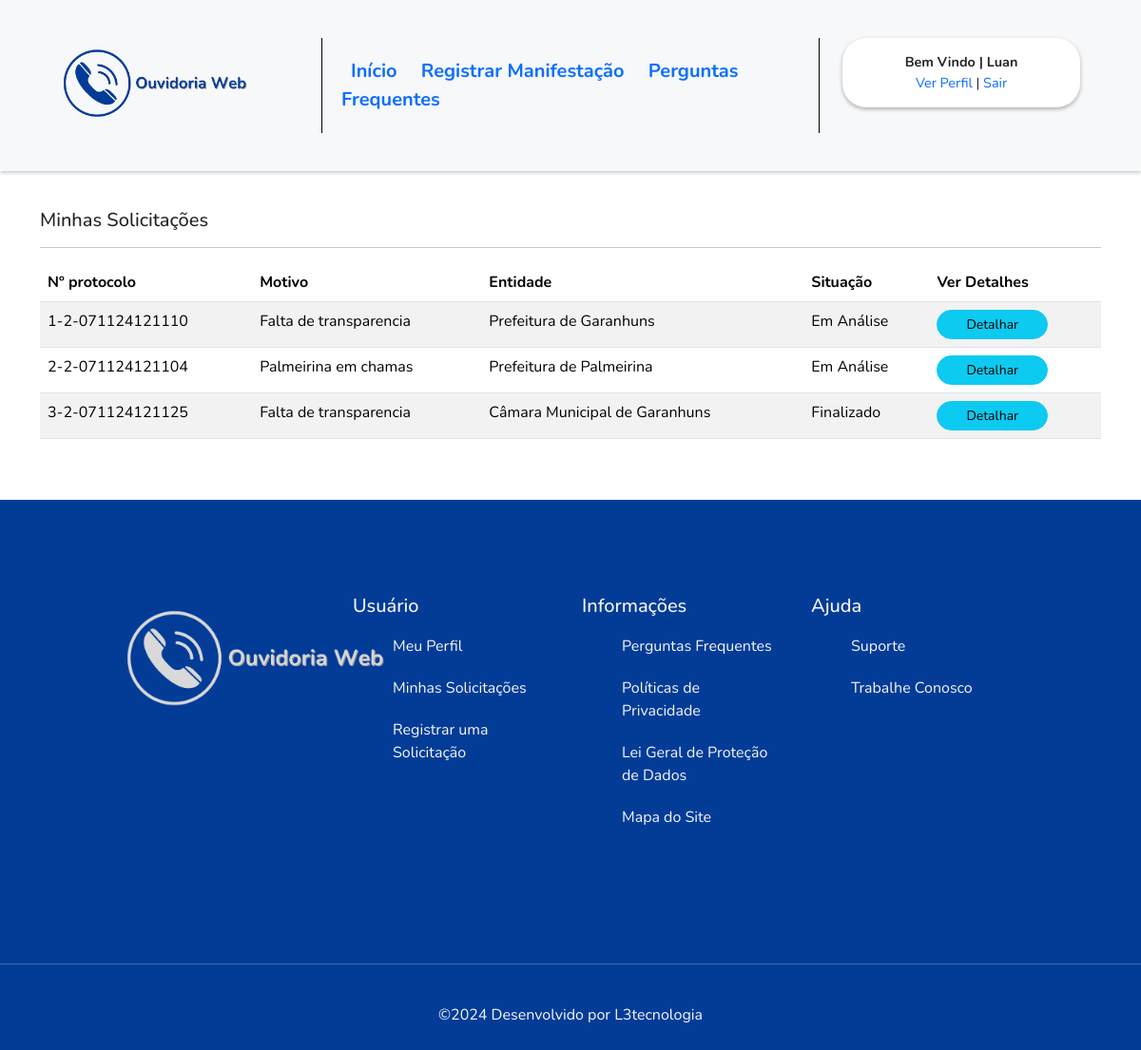
The page /minhas_manifestacoes.php (signed in) on the database as committed earlier.
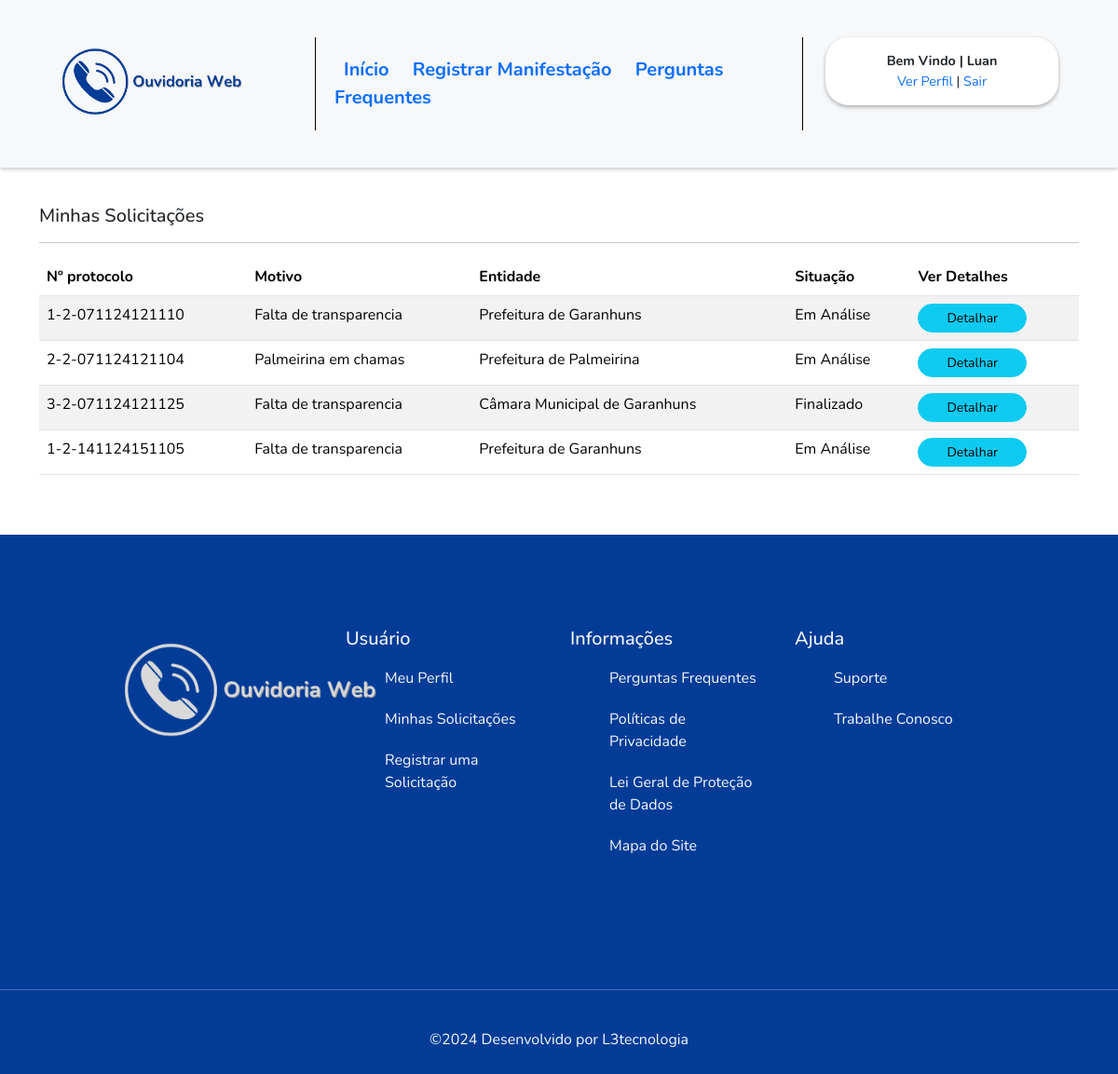
The same page on the database as committed later.
### tables this page shows
CREATE TABLE `tb_manifestacoes` (
  `id_manifestacao` int(11) NOT NULL,
  `motivo_manifestacao` varchar(100) NOT NULL,
  `id_entidade_manifestacao` int(11) NOT NULL,
  `id_tipo_manifestacao` int(11) NOT NULL,
  `conteudo_manifestacao` text NOT NULL,
  `observacoes_manifestacao` text NOT NULL,
  `local_manifestacao` varchar(200) NOT NULL,
  `arquivo_manifestacao` varchar(200) NOT NULL,
  `id_usuario_manifestacao` int(11) NOT NULL,
  `status_manifestacao` varchar(1) NOT NULL,
  `data_manifestacao` date NOT NULL,
  `protocolo_manifestacao` varchar(100) NOT NULL
);

CREATE TABLE `tb_entidades` (
  `id_entidade` int(11) NOT NULL,
  `nome_entidade` varchar(200) NOT NULL,
  `email_entidade` varchar(200) NOT NULL,
  `telefone_entidade` varchar(20) NOT NULL
);

### provedores/Classes.php (called while the page is built, shortened)
<?php
class Manifestacoes implements interface_manifestacoes {
    private $conexao;
    public function __construct()
    {
        $this->conexao = new Conexao;
    }
    public function chama_minhas_manifestacoes($id_usuario_manifestacao){
        $query = "SELECT m.id_manifestacao,
                        m.protocolo_manifestacao,
                        m.motivo_manifestacao,
                        m.status_manifestacao,
                        e.nome_entidade
                FROM tb_manifestacoes m
                JOIN tb_entidades e ON e.id_entidade = m.id_entidade_manifestacao
                WHERE m.id_usuario_manifestacao = :id_usuario_manifestacao";
        try {
            $conn = $this->conexao->Conectar();
            $stmt = $conn->prepare($query);
            $stmt->bindValue(':id_usuario_manifestacao', $id_usuario_manifestacao);
            $stmt->execute();
            return $r = $stmt->fetchAll(PDO::FETCH_ASSOC);
        } catch (PDOException $e) {
            throw new Exception('Erro chamar as manifestações: ' . $e->getMessage());
        }
    }
}

### minhas_manifestacoes.php (the view, shortened to what this page needs)
<?php
require_once 'provedores/Classes.php';
require_once 'controladores/Controller.php';
$Manifestacoes = new Manifestacoes;
$minhas_manifetacoes = $Manifestacoes->chama_minhas_manifestacoes($_SESSION['id_usuario'], $_SESSION['id_entidade']);
?>
<div class="container mt-4">
    <div class="row">
        <div class="mt-3">
            <h5>Minhas Solicitações</h5>
            <hr>
        </div>
        <div>
            <table class="table table-striped sua-tabela" id="myTable">
                <thead>
                    <tr>
                        <th>Nº protocolo</th>
                        <th>Motivo</th>
                        <th>Entidade</th>
                        <th>Situação</th>
                        <th>Ver Detalhes</th>
                    </tr>
                </thead>
                <tbody>
                <?php foreach($minhas_manifetacoes as $manifestacao) {?>
                    <tr>
                        <td><?=$manifestacao['protocolo_manifestacao']?></td>
                        <td><?=$manifestacao['motivo_manifestacao']?></td>
                        <td><?=$manifestacao['nome_entidade']?></td>
                        <?php if($manifestacao['status_manifestacao'] == 'A') {
                            $manifestacao['status_manifestacao'] = 'Em Análise';
                        } else {
                            $manifestacao['status_manifestacao'] = 'Finalizado';
                        } ?>
                        <td><?=$manifestacao['status_manifestacao']?></td>
                        <td><a href="manifestacao.php?id_manifestacao=<?=$manifestacao['id_manifestacao']?>" class="btn1 btn btn-sm btn-info">Detalhar</a></td>
                    </tr>
                <?php } ?>
                </tbody>
            </table>
        </div>
    </div>
</div>
<?php include_once 'controladores/Footer.php' ?>

### controladores/Controller.php (shortened to what this page needs)
<!doctype html>
<html lang="pt-br">
<head>
    <link rel="stylesheet" href="assets/css/style.css">
    <link rel="stylesheet" href="https://cdn.datatables.net/2.0.3/css/dataTables.dataTables.css">
    <link href="https://cdn.jsdelivr.net/npm/bootstrap@5.3.3/dist/css/bootstrap.min.css" rel="stylesheet">
</head>
<body>
    <header>
        <nav class="nav_controller navbar d-none d-lg-block d-xl-block d-xxl-block">
            <div class="container-fluid">
                <div class="container ">
                    <div class="row ">
                        <div class="col-3 col-xl-3 col-lg-3">
                            <a href="dashboard.php"><img src="assets/images/logo_ouvidoria.png" width="200px" alt="Ouvidoria Web"></a>
                        </div>
                        <div class="col-6 col-xl-6 col-lg-6">
                            <div class="cont_sessao2">
                                <span class="spanPersonal">
                                    <strong><a class="aPersonal" href="dashboard.php">Início</a></strong>
                                </span>
                                <span class="spanPersonal">
                                    <strong><a class="aPersonal" href="dashboard.php#main">Registrar Manifestação</a></strong>
                                </span>
                                <span class="spanPersonal">
                                    <strong><a class="aPersonal" href="">Perguntas Frequentes</a></strong>
                                </span>
                            </div>
                        </div>
                        <div class="col-3 col-xl-3 col-lg-3  text-end">
                            <div class="cont_sessao text-center">
                                <strong>Bem Vindo | <?= $_SESSION['nome_usuario'] ?></strong></br>
                                <a href="perfil.php">Ver Perfil</a> | <a href="sair.php">Sair </a>
                            </div>
                        </div>
                    </div>
                </div>
            </div>
        </nav>
    </header>
    <main>

### controladores/Footer.php (shortened to what this page needs)
<footer class="mt-5">
    <div class="container">
        <div class="row">
            <div class="col-lg-3 col-xl-3 col-xxl-3 col-sm-12 col-md-12 logo_footer">
                <img src="assets/images/ouvidoria_web_branco.png" width="280px" alt="Ouvidoria Web">
            </div>
            <div class="col-3 col-lg-3 col-xl-3 col-xxl-3 col-sm-12 col-md-12 logo_footer">
                <h5>Usuário</h5>
                <ul>
                    <li><a href="perfil.php">Meu Perfil</a></li>
                    <li><a href="minhas_manifestacoes.php">Minhas Solicitações</a></li>
                    <li><a href="dashboard.php#main">Registrar uma Solicitação</a></li>
                </ul>
            </div>
            <div class="col-lg-3 col-xl-3 col-xxl-3 col-sm-12 col-md-12 logo_footer">
                <h5>Informações</h5>
                <ul>
                    <li><a href="">Perguntas Frequentes</a></li>
                    <li><a href="">Políticas de Privacidade</a></li>
                    <li><a href="">Lei Geral de Proteção de Dados</a></li>
                    <li><a href="">Mapa do Site</a></li>
                </ul>
            </div>
            <div class="col-lg-3 col-xl-3 col-xxl-3 col-sm-12 col-md-12 logo_footer">
            <h5>Ajuda</h5>
                <ul>
                    <li><a href="">Suporte</a></li>
                    <li><a href="">Trabalhe Conosco</a></li>
                    <li><a href=""></a></li>
                    <li><a href=""></a></li>
                </ul>
            </div>
        </div>
    </div>
    <hr>
    <div class="text-center">
        <div class="subfooter">
            &copy;<?= date('Y')?>  Desenvolvido por L3tecnologia
        </div>
    </div>
</footer>
</main>
</body>
</html>

### assets/css/style.css (style rules this page uses)
:root { --white: #fff; --backpadrao: #f6f8fa !important; --cor_padrao : #033c97 !important; }
body { font-family: 'Nunito', sans-serif !important; background-color: #fff !important; }
a { text-decoration: none !important; }
.btn1 { border-radius: 40px !important; padding-left: 30px !important; padding-right: 30px !important; }
.nav_controller { background-color: #f6f8fa !important; padding: 40px !important; box-shadow: 0px 2px 4px rgba(0, 0, 0, 0.2); }
.cont_sessao { background-color: var(--white); padding: 15px; border-radius: 25px; box-shadow: 0px 2px 4px rgba(0, 0, 0, 0.3); font-size: 0.9rem; }
.cont_sessao2 { padding: 20px; border-right: 1px solid black; border-left: 1px solid black; }
.spanPersonal { padding: 10px; font-size: 20px; text-decoration: none; margin-bottom: 10px; color: var(--cor_padrao); }
footer { background-color: var(--cor_padrao); color: var(--backpadrao); text-decoration-color: var(--backpadrao); }
footer .container { padding: 100px; }
footer ul { list-style: none; text-decoration: none; }
footer a { color: var(--backpadrao); }
footer li { padding: 10px; }
.subfooter { padding: 25px; }

Rows that differ between the two databases and show on the page:
added tb_manifestacoes: protocolo_manifestacao "1-2-141124151105", motivo_manifestacao "Falta de transparencia", id_entidade_manifestacao.nome_entidade "Prefeitura de Garanhuns", status_manifestacao "Em Análise"
